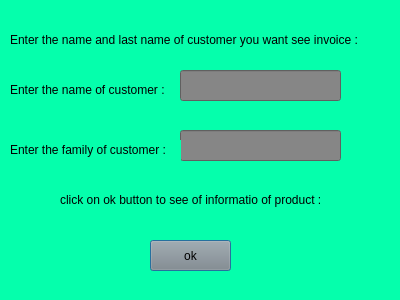
<?xml version="1.0" encoding="UTF-8"?>
<ui version="4.0">
 <class>show_information_of_customer</class>
 <widget class="QDialog" name="show_information_of_customer">
  <property name="geometry">
   <rect>
    <x>0</x>
    <y>0</y>
    <width>400</width>
    <height>300</height>
   </rect>
  </property>
  <property name="windowTitle">
   <string>Dialog</string>
  </property>
  <property name="styleSheet">
   <string notr="true">background-color: rgb(5, 255, 172);</string>
  </property>
  <widget class="QPushButton" name="pushButton">
   <property name="geometry">
    <rect>
     <x>150</x>
     <y>240</y>
     <width>81</width>
     <height>31</height>
    </rect>
   </property>
   <property name="styleSheet">
    <string notr="true">background-color: rgb(136, 136, 136);</string>
   </property>
   <property name="text">
    <string>ok</string>
   </property>
  </widget>
  <widget class="QLineEdit" name="lineEdit">
   <property name="geometry">
    <rect>
     <x>180</x>
     <y>70</y>
     <width>161</width>
     <height>31</height>
    </rect>
   </property>
   <property name="styleSheet">
    <string notr="true">font: 700 italic 9pt &quot;Segoe UI&quot;;
background-color: rgb(134, 134, 134);</string>
   </property>
  </widget>
  <widget class="QLineEdit" name="lineEdit_2">
   <property name="geometry">
    <rect>
     <x>180</x>
     <y>130</y>
     <width>161</width>
     <height>31</height>
    </rect>
   </property>
   <property name="styleSheet">
    <string notr="true">background-color: rgb(134, 134, 134);
font: 700 italic 9pt &quot;Segoe UI&quot;;</string>
   </property>
  </widget>
  <widget class="QLabel" name="label">
   <property name="geometry">
    <rect>
     <x>10</x>
     <y>80</y>
     <width>161</width>
     <height>20</height>
    </rect>
   </property>
   <property name="styleSheet">
    <string notr="true">font: 700 italic 9pt &quot;Segoe UI&quot;;</string>
   </property>
   <property name="text">
    <string>Enter the name of customer : </string>
   </property>
  </widget>
  <widget class="QLabel" name="label_2">
   <property name="geometry">
    <rect>
     <x>10</x>
     <y>140</y>
     <width>171</width>
     <height>20</height>
    </rect>
   </property>
   <property name="styleSheet">
    <string notr="true">font: 700 italic 9pt &quot;Segoe UI&quot;;</string>
   </property>
   <property name="text">
    <string>Enter the family of customer : </string>
   </property>
  </widget>
  <widget class="QLabel" name="label_3">
   <property name="geometry">
    <rect>
     <x>10</x>
     <y>30</y>
     <width>371</width>
     <height>20</height>
    </rect>
   </property>
   <property name="styleSheet">
    <string notr="true">font: 700 italic 9pt &quot;Segoe UI&quot;;</string>
   </property>
   <property name="text">
    <string>Enter the name and last name of customer you want see invoice : </string>
   </property>
  </widget>
  <widget class="QLabel" name="label_4">
   <property name="geometry">
    <rect>
     <x>60</x>
     <y>190</y>
     <width>291</width>
     <height>20</height>
    </rect>
   </property>
   <property name="styleSheet">
    <string notr="true">font: 700 italic 9pt &quot;Segoe UI&quot;;</string>
   </property>
   <property name="text">
    <string>click on ok button to see of informatio of product : </string>
   </property>
  </widget>
 </widget>
 <resources/>
 <connections>
  <connection>
   <sender>pushButton</sender>
   <signal>clicked()</signal>
   <receiver>show_information_of_customer</receiver>
   <slot>close()</slot>
   <hints>
    <hint type="sourcelabel">
     <x>224</x>
     <y>212</y>
    </hint>
    <hint type="destinationlabel">
     <x>288</x>
     <y>235</y>
    </hint>
   </hints>
  </connection>
 </connections>
</ui>
